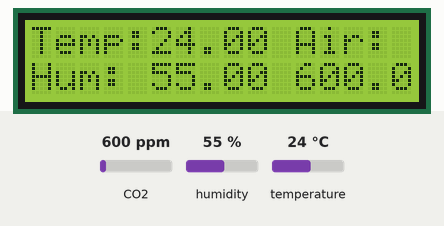
The sketch below on a simulated Arduino Uno, built with avr-gcc and run on an emulated ATmega328P. Shown: 16×2 character LCD. Inputs (shaded band) come from the test bench; at power-on: CO2 600 ppm, humidity 55 %, temperature 24 °C. What the sketch prints to the serial monitor is not drawn.

Above: at 1.2 s.
1.3 s: CO2 set to 1050 ppm
At 2.4 s:
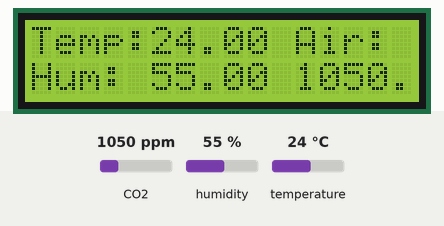
2.8 s: CO2 set to 452 ppm
At 3.8 s:
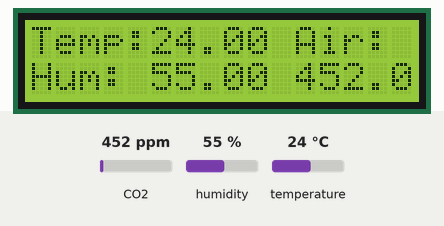
9.0 s: humidity set to 22 %
At 11.8 s:
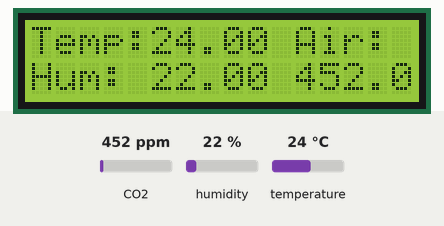
12.3 s: temperature set to 12 °C
At 13.6 s:
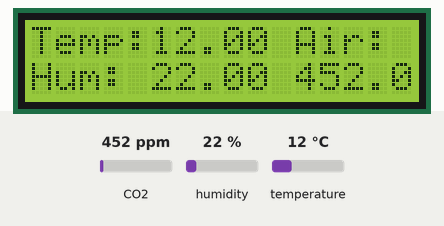
14.4 s: humidity set to 40 %
At 16.3 s:
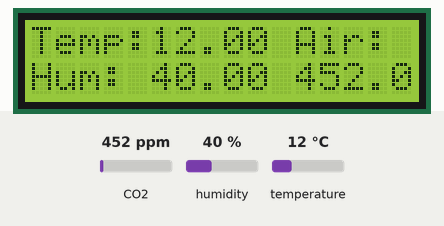
16.6 s: CO2 set to 1700 ppm
At 17.2 s:
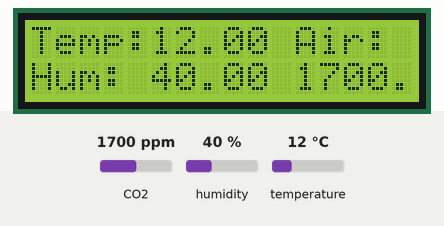
Timing chart, 0 to 19.1 s (numbered marks = the images above; inputs shaded):
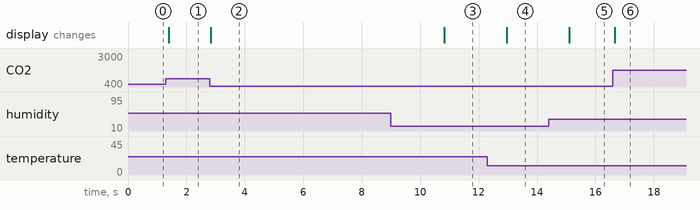

The sketch:

pollution_detection_with_lcd.ino
```cpp
/*
DHT11: + -> 3.3V
       - -> GND
       out -> D2

MQ135: VCC -> Vin
       GND -> GND
       A0 -> A0

LCD: GND -> GND
     VCC -> 5V
     SDA -> A4
     SCL -> A5
 */

#include <SPI.h>
#include <Wire.h>
#include "MQ135.h"
#include "DHT.h"
#include <LiquidCrystal_I2C.h>

#define DHTPIN 2  // D2
#define DHTTYPE DHT11
LiquidCrystal_I2C lcd(0x27, 16, 2);
DHT dht(DHTPIN, DHTTYPE);

void setup() {
  Wire.begin();
  Serial.begin(9600);
  lcd.init();
  lcd.backlight();
  dht.begin();
}

void loop() {
  float t = dht.readTemperature();
  float h = dht.readHumidity();
  Serial.print("temperature:");
  Serial.print(t);
  Serial.print("  ");
  Serial.print("humidity:");
  Serial.println(h);

  MQ135 gasSensor = MQ135(A0);
  float air_quality = gasSensor.getPPM();
  Serial.print("Air Quality: ");
  Serial.print(air_quality);
  Serial.println("  PPM");
  Serial.println();

  // failsafe
  if (isnan(t) || isnan(h)) {
    t = 32.7;
    h = 52.5;
  }

  lcd.clear();
  lcd.setCursor(0, 0);
  lcd.print("Temp: ");
  lcd.setCursor(5, 0);
  lcd.print(t);
  lcd.setCursor(0, 1);
  lcd.print("Hum: ");
  lcd.setCursor(5, 1);
  lcd.print(h);
  lcd.setCursor(11, 0);
  lcd.print("Air: ");
  lcd.setCursor(11, 1);
  lcd.print(air_quality);

  delay(100);
}
```

Measured:
- after the input at 1.3 s, the display: changes after 0.10 s (image 1)
- after the input at 2.8 s, the display: changes at once (image 2)
- after the input at 9.0 s, the display: changes after 1.8 s (image 3)
- after the input at 12.3 s, the display: changes after 0.66 s (image 4)
- after the input at 14.4 s, the display: changes after 0.70 s (image 5)
- after the input at 16.6 s, the display: changes after 0.05 s (image 6)
